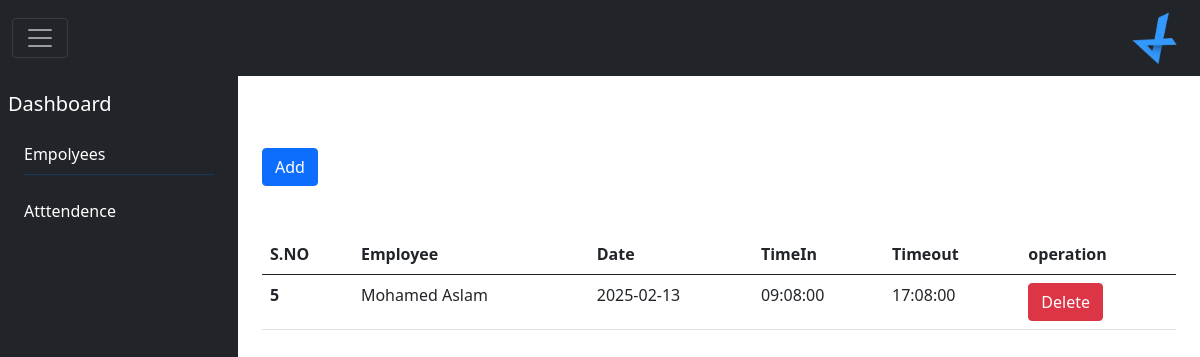
The app's page /AttendanceTable.php (signed in) with its own data.
### tables this page shows
CREATE TABLE `attendance` (
  `id` int(11) NOT NULL,
  `Employee` varchar(25) NOT NULL,
  `Date` date NOT NULL,
  `Timein` time NOT NULL,
  `Timeout` time NOT NULL
);

### AttendanceTable.php (the view, shortened to what this page needs)
<?php
include 'database.php';
?>
<!DOCTYPE html>
<html lang="en">
<head>
    <link href="https://cdn.jsdelivr.net/npm/bootstrap@5.0.2/dist/css/bootstrap.min.css" rel="stylesheet">
</head>
<body>
<nav class="navbar navbar-dark bg-dark">
  <div class="container-fluid">
    <button class="navbar-toggler " type="button" data-bs-toggle="collapse" data-bs-target="#navbarToggleExternalContent" aria-controls="navbarToggleExternalContent" aria-expanded="false" aria-label="Toggle navigation">
      <span class="navbar-toggler-icon"></span>
    </button>
    <img src="images/logo.png" alt="img"  height="60px">
  </div>
</nav>
<div class="d-flex">
    <div class="w-25 " id="navbarToggleExternalContent">
    <div class="bg-dark p-2 h-200px min-vh-100" >
      <div class="d-flex flex-column align-items-center align-items-sm-start px-3 pt-2 text-white "></div>
       <span class="h5 text-white">Dashboard</span>
       <hr class="sidebar-divider my-2">
        <a  class= "nav-link" href="EmployeeData.php">
        <span class="text-white">Empolyees</span>
        <hr class="sidebar-divider my-2">
        <a  class= "nav-link" href="AttendanceTable.php">
        <span class="text-white">Atttendence</span>
</a>
    </div>
    </div>
<div class="container-fluid p-4">
<div class="row">
   <div class="container">
    <button class="btn btn-primary my-5 "><a href="AttendanceForm.php" class="text-white text-decoration-none">Add</a>
</button>
<table class="table">
  <thead>
    <tr>
      <th>S.NO</th>
      <th>Employee</th>
      <th>Date</th>
      <th>TimeIn</th>
      <th>Timeout</th>
      <th>operation</th>
    </tr>
  </thead>
    <?php
    $sql="select * from `attendance`";;
    $result=mysqli_query($conn,$sql);
    if($result){
      while($row=mysqli_fetch_assoc($result)){
        $id=$row['id'];
        $Employee=$row['Employee'];
        $Date=$row['Date'];
        $Timein=$row['Timein'];
        $Timeout=$row['Timeout'];
        echo '<tr>
        <th scope="row">'.$id.'</th>
        <td>'.$Employee.'</td>
         <td>'.$Date.'</td>
          <td>'.$Timein.'</td>
           <td>'.$Timeout.'</td>
           <td>
           <button class="btn btn-danger"><a class="text-white text-decoration-none href="AttendanceTable.php? deleteid='.$id.'" class="text-light ">Delete</a></button>
           </td>
    </tr>';
      }
    }
    ?>
</table>
   </div>
   </div>
   </div>
</body>
</html>

### records on screen
attendance: id "5", Employee "Mohamed Aslam", Date "2025-02-13", Timein "09:08:00", Timeout "17:08:00"
